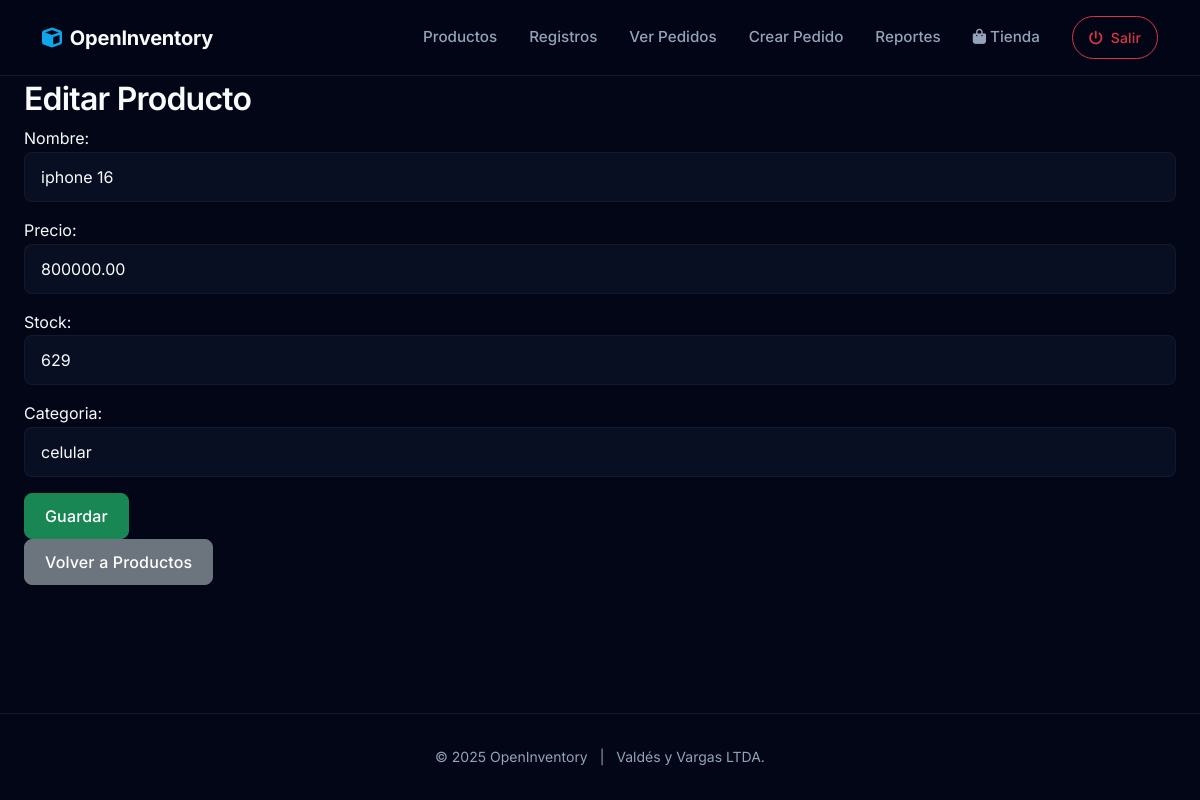
/productos/16/editar/ (signed in), run on the app's committed database.
### productos/models.py (models this page shows, shortened)
class Producto(models.Model):
    nombre = models.CharField(
        max_length=100,
        validators=[
            RegexValidator(
                regex=r'^[A-Za-zÁÉÍÓÚáéíóúÑñ0-9\s\-\_]+$',
                message='El nombre solo puede contener letras, números, espacios y guiones.'
            )
        ]
    )
    precio = models.DecimalField(
        max_digits=10,
        decimal_places=2,
        validators=[
            MinValueValidator(0.01, message='El precio debe ser mayor que cero.')
        ]
    )
    stock = models.PositiveIntegerField(
        validators=[
            MinValueValidator(1, message='El stock debe ser al menos 1.')
        ]
    )
    categoria = models.CharField(
        max_length=50,
        blank=True,
        null=True,
        validators=[
            RegexValidator(
                regex=r'^[A-Za-zÁÉÍÓÚáéíóúÑñ\s]+$',
                message='La categoría solo puede contener letras y espacios.'
            )
        ]
    )
    imagen = models.ImageField(upload_to='productos/', blank=True, null=True, verbose_name='Imagen del Producto')
    descripcion = models.TextField(blank=True, null=True, verbose_name='Descripción del Producto')

### productos/views.py (the view)
# urls.py: path('productos/<int:pk>/editar/', views.productos_update, name='productos-update'),
@login_required
def productos_update(request, pk):
    if request.user.rol not in ['admin', 'bodeguero']:
        return redirect('productos-list')
    producto = Producto.objects.get(pk=pk)
    if request.method == 'POST':
        form = ProductoForm(request.POST, instance=producto)
        if form.is_valid():
            form.save()
            return redirect('productos-list')
    else:
        form = ProductoForm(instance=producto)
    return render(request, 'productos/producto_form.html', {'form': form})

### productos/forms.py
class ProductoForm(forms.ModelForm):
    class Meta:
        model = Producto
        fields = ['nombre', 'precio', 'stock', 'categoria']
        widgets = {
            'nombre': forms.TextInput(attrs={'class': 'form-control'}),
            'precio': forms.NumberInput(attrs={'class': 'form-control'}),
            'stock': forms.NumberInput(attrs={'class': 'form-control'}),
            'categoria': forms.TextInput(attrs={'class': 'form-control'}),
        }

### productos/templates/productos/producto_form.html (shortened to what this page needs)
{% extends "base.html" %}
{% block content %}
<h2>{% if form.instance.pk %}Editar Producto{% else %}Crear Producto{% endif %}</h2>
<form method="post">
    {{ form.as_p }}
    <button type="submit" class= "btn btn-success">Guardar</button>
</form>
<p><a href="{% url 'productos-list' %}"class="btn btn-secondary">Volver a Productos</a></p>
{% endblock %}

### static/css/style.css (style rules this page uses)
:root { --bg-body: #020617; --bg-surface: #0f172a; --bg-card: rgba(30, 41, 59, 0.7); --primary: #3b82f6; --primary-hover: #2563eb; --secondary: #64748b; --accent: #0ea5e9; --success: #10b981; --warning: #f59e0b; --danger: #ef4444; --text-main: #f8fafc; --text-muted: #94a3b8; --border-color: rgba(255, 255, 255, 0.08); --glass-border: 1px solid rgba(255, 255, 255, 0.08); --shadow-sm: 0 1px 2px 0 rgba(0, 0, 0, 0.05); --shadow-md: 0 4px 6px -1px rgba(0, 0, 0, 0.1), 0 2px 4px -1px rgba(0, 0, 0, 0.06); --shadow-lg: 0 10px 15px -3px rgba(0, 0, 0, 0.1), 0 4px 6px -2px rgba(0, 0, 0, 0.05); --shadow-glow: 0 0 20px rgba(59, 130, 246, 0.15); --radius-sm: 0.375rem; --radius-md: 0.5rem; --radius-lg: 0.75rem; --radius-xl: 1rem; --font-sans: 'Inter', system-ui, -apple-system, sans-serif; }
* { box-sizing: border-box; }
body { background-color: var(--bg-body); color: var(--text-main); font-family: var(--font-sans); line-height: 1.6; -webkit-font-smoothing: antialiased; min-height: 100vh; display: flex; flex-direction: column; }
h1, h2, h3, h4, h5, h6 { font-weight: 600; color: var(--text-main); letter-spacing: -0.025em; }
a { text-decoration: none; transition: all 0.2s ease; }
.btn { font-weight: 500; padding: 0.625rem 1.25rem; border-radius: var(--radius-md); transition: all 0.2s cubic-bezier(0.4, 0, 0.2, 1); letter-spacing: 0.01em; }
.form-control, .form-select, input[type="text"], input[type="password"], input[type="email"], select, textarea { background-color: rgba(15, 23, 42, 0.6) !important; border: var(--glass-border) !important; color: var(--text-main) !important; border-radius: var(--radius-md); padding: 0.75rem 1rem; width: 100%; }

### data on the page
Producto: nombre "iphone 16", precio "800000.00", stock "629", categoria "celular"
